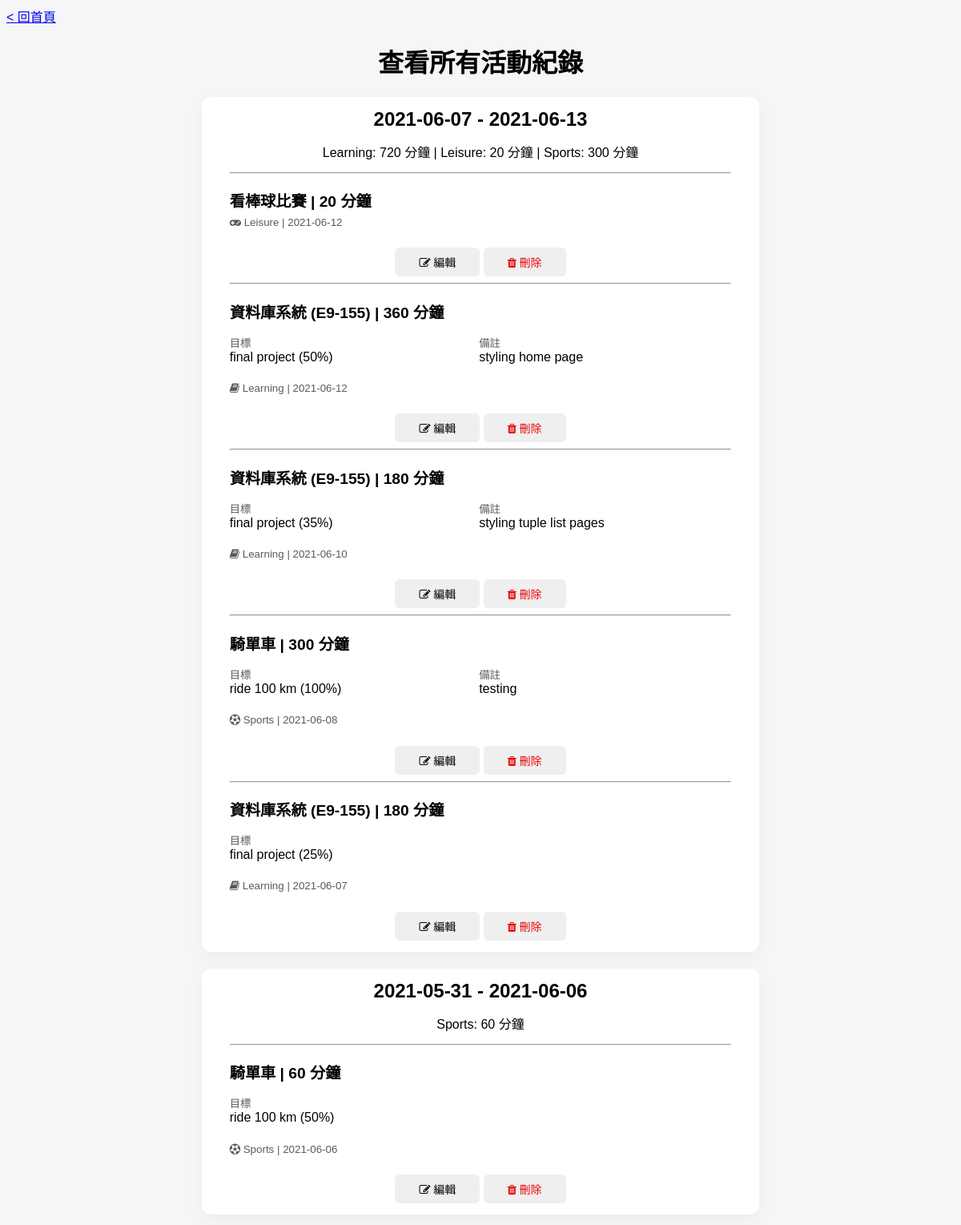
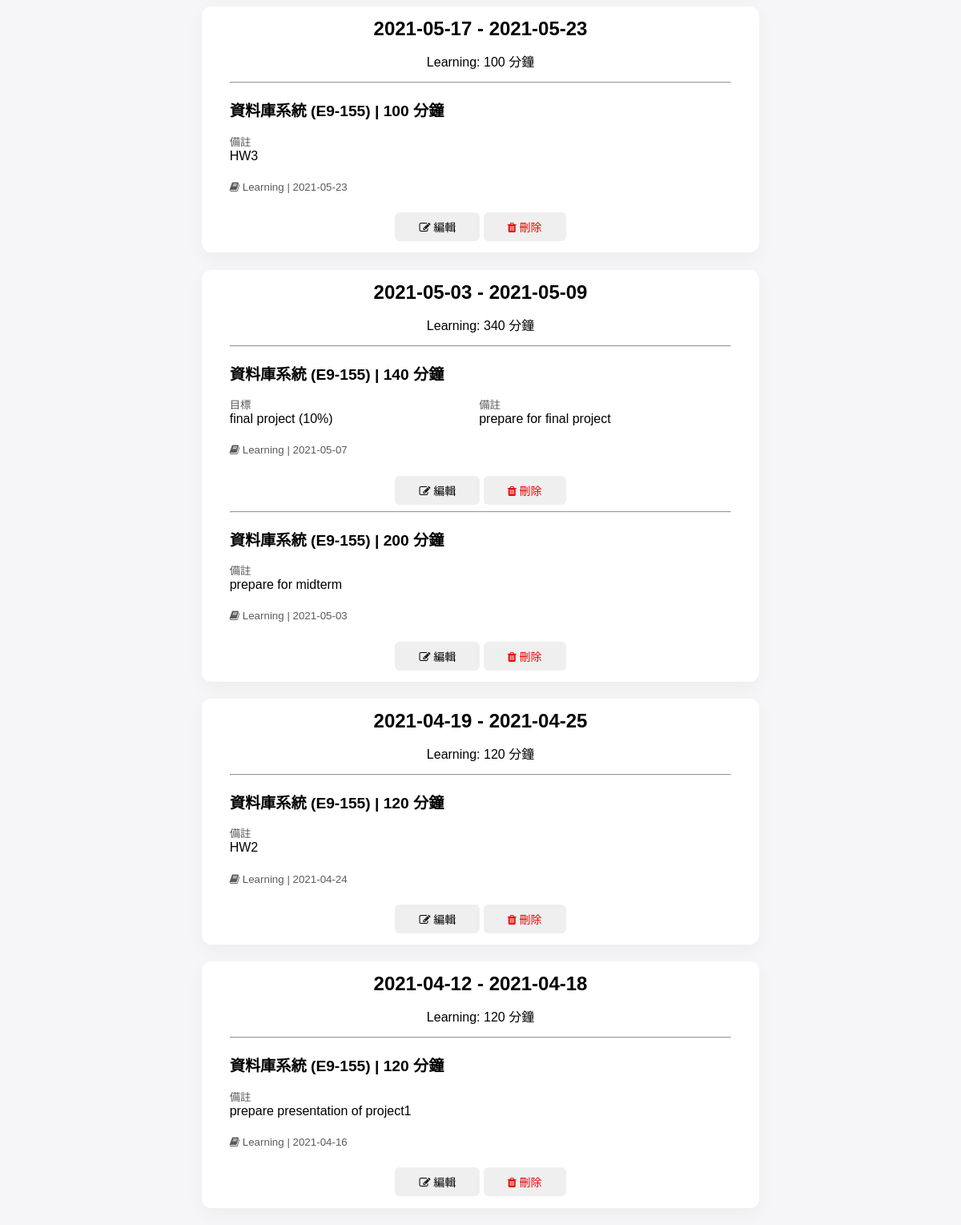
The app's page /records/listAll with its own data (2 pictures, top to bottom).
### MainApp/models.py (models this page shows, shortened)
class Items(db.Model):
    __tablename__ = 'Items'
    Category = db.Column(db.VARCHAR(20), nullable=False)
    ItemNumber = db.Column(db.CHAR(6), primary_key=True)
    Name = db.Column(db.VARCHAR(50), nullable=False)
    item_referenced_by_record = db.relationship('Records', lazy=True, cascade='delete')
    item_referenced_by_goal = db.relationship('Goals', lazy=True, cascade='delete')

class Records(db.Model):
    __tablename__ = 'Records'
    ItemNumber = db.Column(db.CHAR(6), db.ForeignKey('Items.ItemNumber', ondelete='CASCADE'), primary_key=True)
    Date = db.Column(db.CHAR(10), default=datetime.today().strftime("%Y/%m/%d"))
    Duration = db.Column(db.Integer, nullable=False)
    GoalNumber = db.Column(db.CHAR(6), db.ForeignKey('Goals.GoalNumber', ondelete='SET NULL'), default=None)
    AchievePercentage = db.Column(db.Integer, default=0)
    Description = db.Column(db.VARCHAR(100))
    SetDateTime = db.Column(db.CHAR(20), primary_key=True)
    '''
    __table_args__ = (
        db.ForeignKeyConstraint(['ItemNumber'], ['Items.ItemNumber']),
        db.ForeignKeyConstraint(['GoalNumber'], ['Goals.GoalNumber']),
    )
    '''

class Goals(db.Model):
    __tablename__ = 'Goals'
    GoalNumber = db.Column(db.CHAR(6), primary_key=True)
    ItemNumber = db.Column(db.CHAR(6), db.ForeignKey('Items.ItemNumber', ondelete='CASCADE'), nullable=False)
    Goal = db.Column(db.VARCHAR(100), nullable=False)
    Achieved = db.Column(db.CHAR(1), nullable=False)
    AchievePercentage = db.Column(db.Integer, default=0)
    SetDate = db.Column(db.CHAR(10))
    AchieveDate = db.Column(db.CHAR(10))
    '''
    __table_args__ = (
        db.ForeignKeyConstraint(['ItemNumber'], ['Items.ItemNumber']),
    )
    '''
    goal_referenced_by_record = db.relationship('Records', lazy=True, foreign_keys='Records.GoalNumber')

### main.py (the view)
@app.route('/records/listAll')
def records_listAll():
    return records_views.listRecords()

### MainApp/templates/records/record_listAll.html (shortened to what this page needs)
<!doctype html>
<html>
    <link rel="stylesheet" href="/static/records/record_listAll_css.css">
    <link rel="stylesheet" href="https://cdnjs.cloudflare.com/ajax/libs/font-awesome/4.7.0/css/font-awesome.min.css">
    <body onload="setInfo()">
        <a href="/home" title="go to Homepage">&lt; 回首頁</a>
        <div id="recordListContainer">
            <h1 class="recordListContainer">查看所有活動紀錄</h1>
            {% for rl in records %}
            <div class="intervalContainer">
                <h2 class="interval">{{bound[loop.index0][0]}} - {{bound[loop.index0][1]}}</h2>
                <h4 class="summary">
                    {{summary[loop.index0][0].Category}}: {{summary[loop.index0][0].Total}} 分鐘
                    {% for s in summary[loop.index0][1:] %}
                 | {{s.Category}}: {{s.Total}} 分鐘
                    {% endfor %}
                </h4>
                {% for r in rl %}
                <div class="recordContainer">
                    <hr>
                    {% if r.Category == 'Learning' %}
                        <h3 class="item">{{r.Name}} ({{r.ItemNumber}}) | {{r.Duration}} 分鐘</h3>
                    {% else %}
                        <h3 class="item">{{r.Name}} | {{r.Duration}} 分鐘</h3>
                    {% endif %}
                    {% if r.Goal != None %}
                        <div class="recordInfoContainer">
                            <p class="goalTitle">目標</p>
                            <p class="goal">{{r.Goal}} ({{r.AchievePercentage}}%)</p>
                        </div>
                    {% endif %}
                    {% if r.Description != '' %}
                        <div class="recordInfoContainer">
                            <p class="descriptionTitle">備註</p>
                            <p class="description">{{r.Description}}</p>
                        </div>
                    {% endif %}
                    {% if r.Category == 'Learning' %}
                        <p class="categoryAndDate"><i class="fa fa-book"></i> {{r.Category}} | {{r.Date}}</p>
                    {% elif r.Category == 'Sports' %}
                        <p class="categoryAndDate"><i class="fa fa-soccer-ball-o"></i>  {{r.Category}} | {{r.Date}}</p>
                    {% else %}
                        <p class="categoryAndDate"><i class="fa fa-gamepad"></i>  {{r.Category}} | {{r.Date}}</p>
                    {% endif %}
                    <br>
                    <div class="buttonContainer">
                        <button class="modifyRequestButton" onclick="sendModifyRequest('{{r.ItemNumber}}', '{{r.Date}}', '{{r.SetDateTime}}')"><i class="fa fa-edit"></i> 編輯</button>
                        <button class="deleteRequestButton" onclick="deleteWarn('{{r.ItemNumber}}', '{{r.Date}}', '{{r.SetDateTime}}')"><i class="fa fa-trash"></i> 刪除</button>
                    </div>
                </div>
                {% endfor %}
            </div>
            {% endfor %}
        </div>
    </body>
</html>

### MainApp/static/records/record_listAll_css.css (style rules this page uses)
body { background-color: #f6f6f8; }
a, li, div, h1, h2, h3, h4, p { font-family: sans-serif; }
h2 { text-align: center; padding-top: 2%; margin-bottom: 1%; }
h3 { font-size: larger; margin-bottom: 0%; }
h4 { margin-top: 2%; margin-bottom: 2%; font-weight: normal; text-align: center; }
#recordListContainer { width: 60%; text-align: center; margin: auto; }
.intervalContainer { background-color: white; text-align: left; border-width: 1px; border-radius: 12px; box-shadow: 0px 8px 24px rgb(13 13 18 / 4%); margin: 1% 1% 3% 1%; padding-bottom: 2%; }
.recordContainer { width: 90%; margin: auto; }
.recordInfoContainer { width: 49%; display: inline-block; vertical-align: top; }
.goalTitle, .descriptionTitle { color: rgb(90, 90, 90); font-size: smaller; margin-top: 5%; margin-bottom: 0%; }
.goal, .description { margin-top: 0%; }
.categoryAndDate { color: rgb(90, 90, 90); font-size: smaller; margin-top: 1%; margin-bottom: 1%; }
.buttonContainer { margin-top: 0; text-align: center; }
button { border-style: none; border-radius: 6px; font-size: 14px; padding: 8px 30px; cursor: pointer; }
.modifyRequestButton { color: black; }
.deleteRequestButton { color: rgb(235, 4, 4); }

### records on screen
Items: bound "2021-06-07", bound "2021-06-13", Category "Learning", summary "720", bound "2021-05-17", bound "2021-05-23", summary "100", bound "2021-05-03", bound "2021-05-09", summary "340", bound "2021-04-19", bound "2021-04-25", summary "120", bound "2021-04-12", bound "2021-04-18"
Items: Category "Leisure", Total "20"
Items: Category "Sports", Total "300", bound "2021-05-31", bound "2021-06-06", summary "60"
Records: Name "看棒球比賽", Duration "20", Category "Leisure", Date "2021-06-12"
Records: Name "資料庫系統", ItemNumber "E9-155", Duration "360", Goal "final project", AchievePercentage "50", Description "styling home page", Category "Learning", Date "2021-06-12"
Records: Name "資料庫系統", ItemNumber "E9-155", Duration "180", Goal "final project", AchievePercentage "35", Description "styling tuple list pages", Category "Learning", Date "2021-06-10"
Records: Name "騎單車", Duration "300", Goal "ride 100 km", AchievePercentage "100", Description "testing", Category "Sports", Date "2021-06-08"
Records: Name "資料庫系統", ItemNumber "E9-155", Duration "180", Goal "final project", AchievePercentage "25", Category "Learning", Date "2021-06-07"
Records: Name "騎單車", Duration "60", Goal "ride 100 km", AchievePercentage "50", Category "Sports", Date "2021-06-06"
Records: Name "資料庫系統", ItemNumber "E9-155", Duration "100", Description "HW3", Category "Learning", Date "2021-05-23"
Records: Name "資料庫系統", ItemNumber "E9-155", Duration "140", Goal "final project", AchievePercentage "10", Description "prepare for final project", Category "Learning", Date "2021-05-07"
Records: Name "資料庫系統", ItemNumber "E9-155", Duration "200", Description "prepare for midterm", Category "Learning", Date "2021-05-03"
Records: Name "資料庫系統", ItemNumber "E9-155", Duration "120", Description "HW2", Category "Learning", Date "2021-04-24"
Records: Name "資料庫系統", ItemNumber "E9-155", Duration "120", Description "prepare presentation of project1", Category "Learning", Date "2021-04-16"
